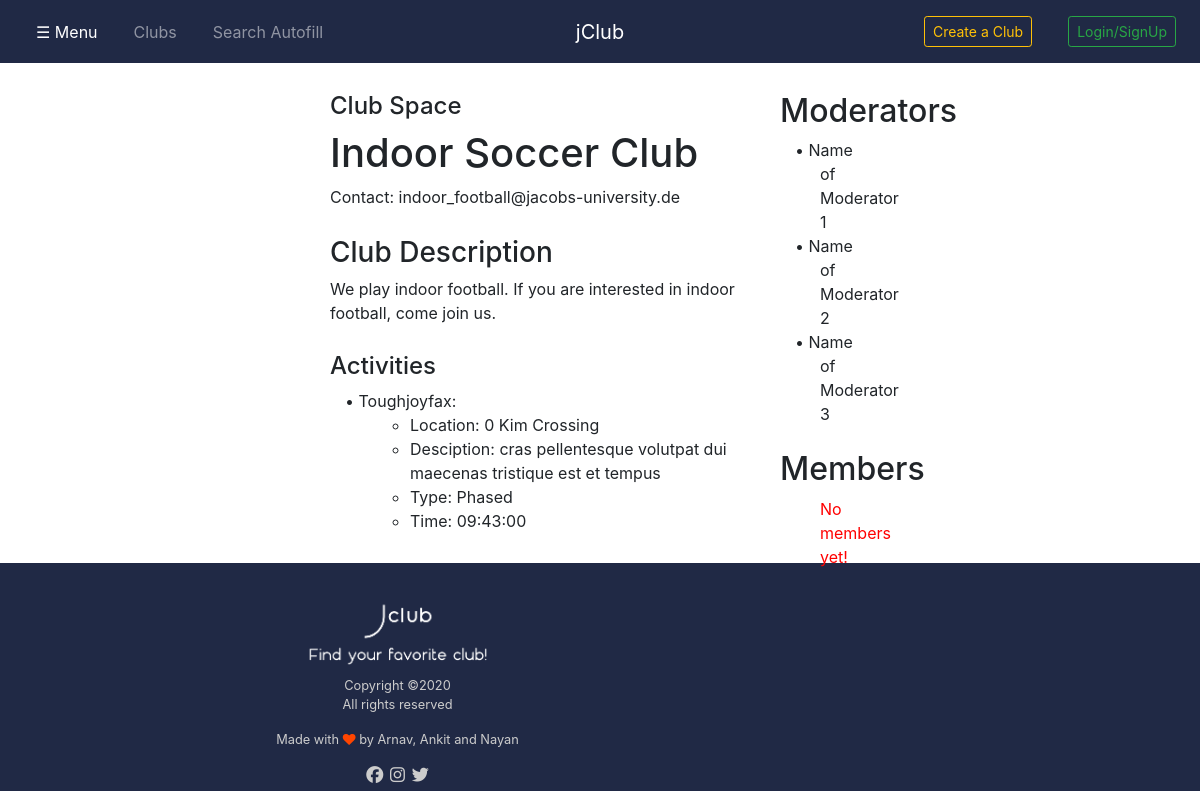
The page /10_Linked_Services/public_html/result.php?name=Indoor Soccer Club&begin=0000-00-00 on the database its author committed.
### tables this page shows
CREATE TABLE CLUB (
	club_id INT AUTO_INCREMENT,
	club_name VARCHAR(100) NOT NULL,
	club_description TEXT NOT NULL,
	club_contact VARCHAR(50) NOT NULL,
	club_begin DATE NOT NULL,
	club_rating decimal(2,1),
	sports TINYINT,
	other_clubs TINYINT,
	arts TINYINT,
	dance TINYINT,
	outreach_and_fellowship TINYINT,
	PRIMARY KEY (club_id),
	CONSTRAINT check_club_rating CHECK (club_rating >=0 AND club_rating<=5)
);

CREATE TABLE ORGANIZES (
	club_id INT NOT NULL,
	activity_id INT UNIQUE,
	PRIMARY KEY (club_id, activity_id),
	FOREIGN KEY (club_id) REFERENCES CLUB(club_id)
		ON DELETE CASCADE
		ON UPDATE CASCADE,
	FOREIGN KEY (activity_id) REFERENCES ACTIVITY(activity_id)
		ON DELETE CASCADE
		ON UPDATE CASCADE
);

CREATE TABLE ACTIVITY (
	activity_id INT AUTO_INCREMENT,
	activity_name VARCHAR(50) NOT NULL,
	activity_location VARCHAR(50),
	activity_desc VARCHAR (300),
	activity_type VARCHAR(50),
	activity_day VARCHAR(50),
	activity_time TIME(0),
	optional_activity TINYINT,
	mandatory_activity TINYINT,
	PRIMARY KEY (activity_id),
	CONSTRAINT only_one_value 
		CHECK ((optional_activity=0 || mandatory_activity=0) AND NOT (optional_activity=1 AND mandatory_activity=1)) 
);

### 10_Linked_Services/public_html/includes/function-in.php (called while the page is built, shortened)
<?php
function getactinfo1($conn, $clid)
{
    $sql  = "SELECT activity_id FROM ORGANIZES WHERE club_id=?;";
    $prestate = mysqli_stmt_init($conn);
    mysqli_stmt_prepare($prestate, $sql);
    mysqli_stmt_bind_param($prestate, "i", $clid);
    mysqli_stmt_execute($prestate);
    $result = mysqli_stmt_get_result($prestate);
    return $result;
}

### 10_Linked_Services/public_html/result.php (the view, shortened to what this page needs)
<?php
include_once 'head.php';
?>
<link rel="stylesheet" href="css/c.css">
<?php
include_once 'nav.php';
?>
<?php
if ($_GET['name'] || $_GET['begin']) {
    $name = $_GET['name'];
    $begin = $_GET['begin'];
}
require_once 'includes/dbh-in.php';
require_once 'includes/function-in.php';
$sql = "SELECT * FROM CLUB WHERE club_name='$name' AND club_begin='$begin'";
$result = mysqli_query($conn, $sql);
if ($row = mysqli_fetch_assoc($result)) {
    $clubinfo = $row;
    $clubid = $row['club_id'];
} else {
    header("location: index.php?error=noclub");
    exit();
}
?>
<section id="yourClubLandingPage">
    <div class="right">
        <div id="moderators_name">
            <h2>Moderators</h2>
            <ul class="dot">
                <li>Name of Moderator 1</li>
                <li>Name of Moderator 2</li>
                <li>Name of Moderator 3</li>
            </ul>
        </div>
        <br>
        <div id="members_name">
            <h2>Members</h2>
            <ul class="dot">
                <?php
                $cid = $clubid;
                require_once 'includes/meminfsearch.php';
                ?>
            </ul>
        </div>
    </div>
    <div class="left">
        <div class="intro">
            <h4>Club Space</h4>
            <?php
            echo "<h1>" . $clubinfo["club_name"] . "</h1>";
            echo "Contact: " . $clubinfo["club_contact"] . "<br>";
            ?>
        </div>
        <div class="clubDescription">
            <h3>Club Description</h3>
            <?php
            echo $clubinfo['club_description'];
            ?>
        </div>
        <div class="activities">
            <h4>Activities</h4>
            <ul class="dot">
                <?php
                require_once 'includes/activinfosearch.php';
                ?>
            </ul>
        </div>
    </div>
</section>
<?php
include_once 'footer.php';
?>

### 10_Linked_Services/public_html/includes/activinfosearch.php (shortened to what this page needs)
<?php
$clubidres = getactinfo1($conn, $cid);
while ($row = mysqli_fetch_assoc($clubidres)) {
$sql = "SELECT * FROM ACTIVITY WHERE activity_id = ?;";
$prestate = mysqli_stmt_init($conn);
if (!mysqli_stmt_prepare($prestate, $sql)) {
header("location: ../activity.php?error=prestatefailed");
exit();
}
mysqli_stmt_bind_param($prestate, "i", $row['activity_id']);
mysqli_stmt_execute($prestate);
$resultdata = mysqli_stmt_get_result($prestate);
$actin = mysqli_fetch_assoc($resultdata);
echo "<li>". $actin['activity_name'] . ":</li>";
echo "<ul>
    <li>Location: " . $actin['activity_location'] . "</li>";
    echo "<li>Desciption: " . $actin['activity_desc'] . "</li>";
    echo "<li>Type: " . $actin['activity_type'] . "</li>";
    echo "<li>Time: " . $actin['activity_time'] . "</li>
</ul>";
}

### 10_Linked_Services/public_html/css/styles.css (style rules this page uses)
html { scroll-behavior: smooth; width: 100%; overflow-x: hidden; }
body { text-align: center; }
h3 { font-weight: bold; font-size: 1.5rem; }

### 10_Linked_Services/public_html/css/c.css (style rules this page uses)
html { scroll-behavior: smooth; width: 100%; overflow-x: hidden; }
#yourClubLandingPage { padding-top: 50px; padding-left: 300px; padding-right: 300px; }
body { text-align: center; }
.left { position: relative; text-align: left; padding-top: 7%; padding-bottom: 5%; padding-left: 5%; padding-right: 5%; margin-bottom: 0; }
.right { text-align: left; position: relative; float: right; width: 25%; height: 100%; border: 0; padding-top: 7%; padding-bottom: 16%; padding-left: 5%; padding-right: 5%; }
ul { margin: 0; }
ul.dot { list-style-type: none; }
ul.dot>li { text-indent: -25px; }
ul.dot>li:before { content: "• "; text-indent: -5px; }
.clubDescription { position: relative; text-align: left; padding-top: 5%; }
.activities { position: relative; text-align: left; padding-top: 5%; }

### rows shown on the page
club: club_name "Indoor Soccer Club", club_contact "indoor_football@jacobs-university.de", club_description "We play indoor football. If you are interested in indoor football, come join us."
organizes: activity.activity_name "Toughjoyfax", activity.activity_location "0 Kim Crossing", activity.activity_desc "cras pellentesque volutpat dui maecenas tristique est et tempus", activity.activity_type "Phased", activity.activity_time "09:43:00"
